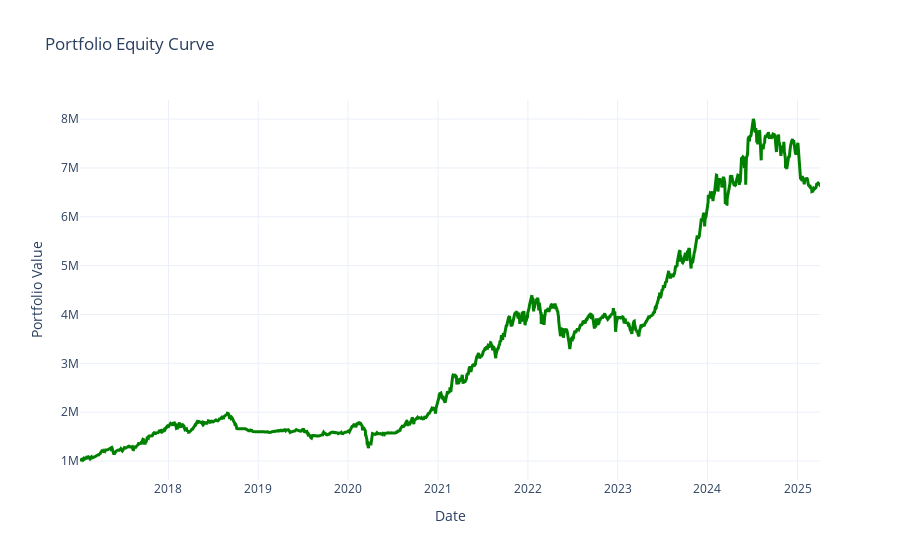

Notebook cell for this chart:
### Code cell
import plotly.graph_objects as go

stats_eq = pf.stats()
eq_curve = pf.value()

fig = go.Figure()
fig.add_trace(go.Scatter(
    x=eq_curve.index,
    y=eq_curve.values,
    mode='lines',
    name='Equity Curve',
    line=dict(color='green', width=3)
))
fig.update_layout(
    title='Portfolio Equity Curve',
    xaxis_title='Date',
    yaxis_title='Portfolio Value',
    template='plotly_white'
)
fig.show()

### Figure 1 — Plotly figure (JSON) as saved in the notebook; plotly's stock layout.template omitted (floating-point values rounded to 4 significant figures; data arrays with more than 128 entries replaced by an {"elided": "..."} marker saying what was removed)
{"data": [{"line": {"color": "green", "width": 3}, "mode": "lines", "name": "Equity Curve", "type": "scatter", "x": {"elided": "2041 str values"}, "y": {"elided": "2041 float values"}}], "layout": {"title": {"text": "Portfolio Equity Curve"}, "xaxis": {"title": {"text": "Date"}}, "yaxis": {"title": {"text": "Portfolio Value"}}}}
